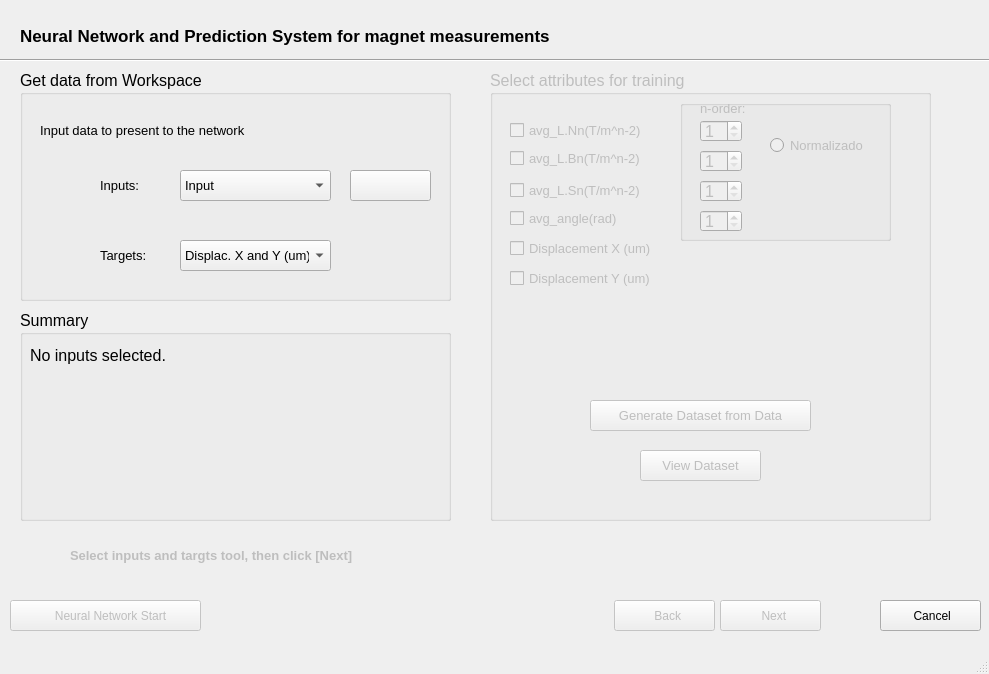
<?xml version="1.0" encoding="UTF-8"?>
<ui version="4.0">
 <class>MainWindow</class>
 <widget class="QMainWindow" name="MainWindow">
  <property name="geometry">
   <rect>
    <x>0</x>
    <y>0</y>
    <width>989</width>
    <height>674</height>
   </rect>
  </property>
  <property name="windowTitle">
   <string>Predict Analysis</string>
  </property>
  <property name="windowIcon">
   <iconset>
    <normaloff>imagens/brain2.png</normaloff>imagens/brain2.png</iconset>
  </property>
  <property name="windowOpacity">
   <double>1.000000000000000</double>
  </property>
  <property name="iconSize">
   <size>
    <width>26</width>
    <height>26</height>
   </size>
  </property>
  <widget class="QWidget" name="centralwidget">
   <widget class="QGroupBox" name="groupBox">
    <property name="geometry">
     <rect>
      <x>20</x>
      <y>70</y>
      <width>431</width>
      <height>231</height>
     </rect>
    </property>
    <property name="font">
     <font>
      <pointsize>12</pointsize>
     </font>
    </property>
    <property name="title">
     <string>Get data from Workspace </string>
    </property>
    <widget class="QLabel" name="label_2">
     <property name="geometry">
      <rect>
       <x>20</x>
       <y>50</y>
       <width>271</width>
       <height>21</height>
      </rect>
     </property>
     <property name="font">
      <font>
       <pointsize>10</pointsize>
      </font>
     </property>
     <property name="text">
      <string>Input data to present to the network</string>
     </property>
    </widget>
    <widget class="QComboBox" name="cb_input">
     <property name="geometry">
      <rect>
       <x>160</x>
       <y>100</y>
       <width>151</width>
       <height>31</height>
      </rect>
     </property>
     <property name="font">
      <font>
       <pointsize>10</pointsize>
      </font>
     </property>
     <item>
      <property name="text">
       <string>Input</string>
      </property>
     </item>
    </widget>
    <widget class="QPushButton" name="pb_in_open">
     <property name="geometry">
      <rect>
       <x>330</x>
       <y>100</y>
       <width>81</width>
       <height>31</height>
      </rect>
     </property>
     <property name="font">
      <font>
       <pointsize>10</pointsize>
      </font>
     </property>
     <property name="toolTip">
      <string>&lt;html&gt;&lt;head/&gt;&lt;body&gt;&lt;p&gt;Load the input data to generate the Machine Learning training dataset&lt;/p&gt;&lt;/body&gt;&lt;/html&gt;</string>
     </property>
     <property name="text">
      <string/>
     </property>
     <property name="icon">
      <iconset>
       <normaloff>imagens/1351621523_Download.png</normaloff>imagens/1351621523_Download.png</iconset>
     </property>
     <property name="iconSize">
      <size>
       <width>30</width>
       <height>30</height>
      </size>
     </property>
    </widget>
    <widget class="QLabel" name="label_3">
     <property name="geometry">
      <rect>
       <x>20</x>
       <y>90</y>
       <width>41</width>
       <height>41</height>
      </rect>
     </property>
     <property name="text">
      <string/>
     </property>
     <property name="pixmap">
      <pixmap>imagens/multiple_inputs_filled1600.png</pixmap>
     </property>
     <property name="scaledContents">
      <bool>true</bool>
     </property>
    </widget>
    <widget class="QLabel" name="label_4">
     <property name="geometry">
      <rect>
       <x>80</x>
       <y>100</y>
       <width>71</width>
       <height>31</height>
      </rect>
     </property>
     <property name="font">
      <font>
       <pointsize>10</pointsize>
      </font>
     </property>
     <property name="text">
      <string>Inputs:</string>
     </property>
    </widget>
    <widget class="QLabel" name="label_5">
     <property name="geometry">
      <rect>
       <x>20</x>
       <y>160</y>
       <width>41</width>
       <height>41</height>
      </rect>
     </property>
     <property name="text">
      <string/>
     </property>
     <property name="pixmap">
      <pixmap>imagens/target-icon-2.png</pixmap>
     </property>
     <property name="scaledContents">
      <bool>true</bool>
     </property>
    </widget>
    <widget class="QLabel" name="label_6">
     <property name="geometry">
      <rect>
       <x>80</x>
       <y>170</y>
       <width>61</width>
       <height>31</height>
      </rect>
     </property>
     <property name="font">
      <font>
       <pointsize>10</pointsize>
      </font>
     </property>
     <property name="text">
      <string>Targets:</string>
     </property>
    </widget>
    <widget class="QComboBox" name="cb_output">
     <property name="geometry">
      <rect>
       <x>160</x>
       <y>170</y>
       <width>151</width>
       <height>31</height>
      </rect>
     </property>
     <property name="font">
      <font>
       <pointsize>10</pointsize>
      </font>
     </property>
     <property name="currentIndex">
      <number>2</number>
     </property>
     <item>
      <property name="text">
       <string>Displacement X (um)</string>
      </property>
     </item>
     <item>
      <property name="text">
       <string>Displacement Y (um)</string>
      </property>
     </item>
     <item>
      <property name="text">
       <string>Displac. X and Y (um)</string>
      </property>
     </item>
     <item>
      <property name="text">
       <string>Angle (rad)</string>
      </property>
     </item>
    </widget>
    <zorder>label_2</zorder>
    <zorder>cb_input</zorder>
    <zorder>pb_in_open</zorder>
    <zorder>label_3</zorder>
    <zorder>label_4</zorder>
    <zorder>label_5</zorder>
    <zorder>label_6</zorder>
    <zorder>cb_output</zorder>
    <zorder>groupBox_3</zorder>
   </widget>
   <widget class="QLabel" name="label">
    <property name="geometry">
     <rect>
      <x>20</x>
      <y>20</y>
      <width>591</width>
      <height>31</height>
     </rect>
    </property>
    <property name="font">
     <font>
      <pointsize>13</pointsize>
      <weight>75</weight>
      <bold>true</bold>
     </font>
    </property>
    <property name="text">
     <string>Neural Network and Prediction System for magnet measurements</string>
    </property>
   </widget>
   <widget class="QGroupBox" name="groupBox_2">
    <property name="geometry">
     <rect>
      <x>20</x>
      <y>310</y>
      <width>431</width>
      <height>211</height>
     </rect>
    </property>
    <property name="font">
     <font>
      <pointsize>12</pointsize>
     </font>
    </property>
    <property name="title">
     <string>Summary</string>
    </property>
    <widget class="QLabel" name="input_summary">
     <property name="geometry">
      <rect>
       <x>10</x>
       <y>30</y>
       <width>361</width>
       <height>31</height>
      </rect>
     </property>
     <property name="font">
      <font>
       <pointsize>12</pointsize>
      </font>
     </property>
     <property name="text">
      <string>No inputs selected.</string>
     </property>
    </widget>
   </widget>
   <widget class="QPushButton" name="pb_back">
    <property name="enabled">
     <bool>false</bool>
    </property>
    <property name="geometry">
     <rect>
      <x>614</x>
      <y>600</y>
      <width>101</width>
      <height>31</height>
     </rect>
    </property>
    <property name="text">
     <string>  Back</string>
    </property>
    <property name="icon">
     <iconset>
      <normaloff>imagens/1351621543_Previous.png</normaloff>imagens/1351621543_Previous.png</iconset>
    </property>
    <property name="iconSize">
     <size>
      <width>20</width>
      <height>20</height>
     </size>
    </property>
   </widget>
   <widget class="QPushButton" name="pb_next">
    <property name="enabled">
     <bool>false</bool>
    </property>
    <property name="geometry">
     <rect>
      <x>720</x>
      <y>600</y>
      <width>101</width>
      <height>31</height>
     </rect>
    </property>
    <property name="text">
     <string>  Next</string>
    </property>
    <property name="icon">
     <iconset>
      <normaloff>imagens/1351621545_Next.png</normaloff>imagens/1351621545_Next.png</iconset>
    </property>
    <property name="iconSize">
     <size>
      <width>20</width>
      <height>20</height>
     </size>
    </property>
   </widget>
   <widget class="QPushButton" name="pb_cancel">
    <property name="geometry">
     <rect>
      <x>880</x>
      <y>600</y>
      <width>101</width>
      <height>31</height>
     </rect>
    </property>
    <property name="text">
     <string> Cancel</string>
    </property>
    <property name="icon">
     <iconset>
      <normaloff>imagens/1351621507_Delete.png</normaloff>imagens/1351621507_Delete.png</iconset>
    </property>
    <property name="iconSize">
     <size>
      <width>20</width>
      <height>20</height>
     </size>
    </property>
   </widget>
   <widget class="QPushButton" name="pb_NN_start">
    <property name="enabled">
     <bool>false</bool>
    </property>
    <property name="geometry">
     <rect>
      <x>10</x>
      <y>600</y>
      <width>191</width>
      <height>31</height>
     </rect>
    </property>
    <property name="text">
     <string>   Neural Network Start</string>
    </property>
    <property name="icon">
     <iconset>
      <normaloff>imagens/brain2.png</normaloff>imagens/brain2.png</iconset>
    </property>
    <property name="iconSize">
     <size>
      <width>22</width>
      <height>22</height>
     </size>
    </property>
   </widget>
   <widget class="Line" name="line">
    <property name="geometry">
     <rect>
      <x>0</x>
      <y>50</y>
      <width>991</width>
      <height>20</height>
     </rect>
    </property>
    <property name="orientation">
     <enum>Qt::Horizontal</enum>
    </property>
   </widget>
   <widget class="QLabel" name="label_8">
    <property name="geometry">
     <rect>
      <x>920</x>
      <y>0</y>
      <width>51</width>
      <height>51</height>
     </rect>
    </property>
    <property name="text">
     <string/>
    </property>
    <property name="pixmap">
     <pixmap>imagens/LNLS_sal.jpg</pixmap>
    </property>
    <property name="scaledContents">
     <bool>true</bool>
    </property>
   </widget>
   <widget class="QLabel" name="label_9">
    <property name="geometry">
     <rect>
      <x>30</x>
      <y>540</y>
      <width>31</width>
      <height>31</height>
     </rect>
    </property>
    <property name="text">
     <string/>
    </property>
    <property name="pixmap">
     <pixmap>imagens/exclamation2.png</pixmap>
    </property>
    <property name="scaledContents">
     <bool>true</bool>
    </property>
   </widget>
   <widget class="QLabel" name="label_10">
    <property name="enabled">
     <bool>false</bool>
    </property>
    <property name="geometry">
     <rect>
      <x>70</x>
      <y>530</y>
      <width>321</width>
      <height>51</height>
     </rect>
    </property>
    <property name="font">
     <font>
      <pointsize>10</pointsize>
      <weight>75</weight>
      <bold>true</bold>
     </font>
    </property>
    <property name="text">
     <string>Select inputs and targts tool, then click [Next]</string>
    </property>
   </widget>
   <widget class="QLabel" name="label_11">
    <property name="enabled">
     <bool>true</bool>
    </property>
    <property name="geometry">
     <rect>
      <x>30</x>
      <y>540</y>
      <width>31</width>
      <height>31</height>
     </rect>
    </property>
    <property name="text">
     <string/>
    </property>
    <property name="pixmap">
     <pixmap>imagens/check.png</pixmap>
    </property>
    <property name="scaledContents">
     <bool>true</bool>
    </property>
   </widget>
   <widget class="QGroupBox" name="groupBox_3">
    <property name="enabled">
     <bool>false</bool>
    </property>
    <property name="geometry">
     <rect>
      <x>490</x>
      <y>70</y>
      <width>441</width>
      <height>451</height>
     </rect>
    </property>
    <property name="font">
     <font>
      <pointsize>12</pointsize>
     </font>
    </property>
    <property name="toolTip">
     <string>&lt;html&gt;&lt;head/&gt;&lt;body&gt;&lt;p&gt;The input attributes are limited to a maximum of 6 to avoid noise in the approximations.&lt;/p&gt;&lt;/body&gt;&lt;/html&gt;</string>
    </property>
    <property name="title">
     <string>Select attributes for training</string>
    </property>
    <widget class="QCheckBox" name="ch_Bn">
     <property name="geometry">
      <rect>
       <x>20</x>
       <y>80</y>
       <width>141</width>
       <height>16</height>
      </rect>
     </property>
     <property name="font">
      <font>
       <pointsize>10</pointsize>
      </font>
     </property>
     <property name="text">
      <string>avg_L.Bn(T/m^n-2)</string>
     </property>
    </widget>
    <widget class="QCheckBox" name="ch_angle">
     <property name="geometry">
      <rect>
       <x>20</x>
       <y>140</y>
       <width>151</width>
       <height>16</height>
      </rect>
     </property>
     <property name="font">
      <font>
       <pointsize>10</pointsize>
      </font>
     </property>
     <property name="text">
      <string>avg_angle(rad)  </string>
     </property>
    </widget>
    <widget class="QCheckBox" name="ch_Sn">
     <property name="geometry">
      <rect>
       <x>20</x>
       <y>110</y>
       <width>141</width>
       <height>21</height>
      </rect>
     </property>
     <property name="font">
      <font>
       <pointsize>10</pointsize>
      </font>
     </property>
     <property name="text">
      <string>avg_L.Sn(T/m^n-2)</string>
     </property>
    </widget>
    <widget class="QCheckBox" name="ch_Nn">
     <property name="geometry">
      <rect>
       <x>20</x>
       <y>50</y>
       <width>141</width>
       <height>21</height>
      </rect>
     </property>
     <property name="font">
      <font>
       <pointsize>10</pointsize>
      </font>
     </property>
     <property name="text">
      <string>avg_L.Nn(T/m^n-2)</string>
     </property>
    </widget>
    <widget class="QCheckBox" name="ch_disX">
     <property name="geometry">
      <rect>
       <x>20</x>
       <y>170</y>
       <width>151</width>
       <height>16</height>
      </rect>
     </property>
     <property name="font">
      <font>
       <pointsize>10</pointsize>
      </font>
     </property>
     <property name="text">
      <string>Displacement X (um)</string>
     </property>
    </widget>
    <widget class="QCheckBox" name="ch_disY">
     <property name="geometry">
      <rect>
       <x>20</x>
       <y>200</y>
       <width>151</width>
       <height>16</height>
      </rect>
     </property>
     <property name="font">
      <font>
       <pointsize>10</pointsize>
      </font>
     </property>
     <property name="text">
      <string>Displacement Y (um)</string>
     </property>
    </widget>
    <widget class="QPushButton" name="pb_gen_Dataset">
     <property name="enabled">
      <bool>false</bool>
     </property>
     <property name="geometry">
      <rect>
       <x>100</x>
       <y>330</y>
       <width>221</width>
       <height>31</height>
      </rect>
     </property>
     <property name="font">
      <font>
       <pointsize>10</pointsize>
      </font>
     </property>
     <property name="text">
      <string>Generate Dataset from Data</string>
     </property>
     <property name="icon">
      <iconset>
       <normaloff>imagens/engine.png</normaloff>imagens/engine.png</iconset>
     </property>
     <property name="iconSize">
      <size>
       <width>20</width>
       <height>20</height>
      </size>
     </property>
    </widget>
    <widget class="QGroupBox" name="groupBox_4">
     <property name="geometry">
      <rect>
       <x>190</x>
       <y>30</y>
       <width>211</width>
       <height>141</height>
      </rect>
     </property>
     <property name="title">
      <string/>
     </property>
     <widget class="QSpinBox" name="sb_Sn">
      <property name="geometry">
       <rect>
        <x>20</x>
        <y>80</y>
        <width>42</width>
        <height>22</height>
       </rect>
      </property>
      <property name="minimum">
       <number>1</number>
      </property>
      <property name="maximum">
       <number>15</number>
      </property>
     </widget>
     <widget class="QLabel" name="label_7">
      <property name="geometry">
       <rect>
        <x>20</x>
        <y>0</y>
        <width>51</width>
        <height>16</height>
       </rect>
      </property>
      <property name="font">
       <font>
        <pointsize>10</pointsize>
       </font>
      </property>
      <property name="text">
       <string>n-order:</string>
      </property>
     </widget>
     <widget class="QSpinBox" name="sb_Nn">
      <property name="geometry">
       <rect>
        <x>20</x>
        <y>20</y>
        <width>42</width>
        <height>22</height>
       </rect>
      </property>
      <property name="minimum">
       <number>1</number>
      </property>
      <property name="maximum">
       <number>15</number>
      </property>
     </widget>
     <widget class="QSpinBox" name="sb_Bn">
      <property name="geometry">
       <rect>
        <x>20</x>
        <y>50</y>
        <width>42</width>
        <height>22</height>
       </rect>
      </property>
      <property name="minimum">
       <number>1</number>
      </property>
      <property name="maximum">
       <number>15</number>
      </property>
     </widget>
     <widget class="QRadioButton" name="radioButton">
      <property name="geometry">
       <rect>
        <x>90</x>
        <y>30</y>
        <width>101</width>
        <height>31</height>
       </rect>
      </property>
      <property name="font">
       <font>
        <pointsize>10</pointsize>
       </font>
      </property>
      <property name="text">
       <string>Normalizado</string>
      </property>
     </widget>
     <widget class="QSpinBox" name="sb_angle">
      <property name="geometry">
       <rect>
        <x>20</x>
        <y>110</y>
        <width>42</width>
        <height>22</height>
       </rect>
      </property>
      <property name="minimum">
       <number>1</number>
      </property>
      <property name="maximum">
       <number>3</number>
      </property>
     </widget>
    </widget>
    <widget class="QPushButton" name="pushButton">
     <property name="enabled">
      <bool>false</bool>
     </property>
     <property name="geometry">
      <rect>
       <x>150</x>
       <y>380</y>
       <width>121</width>
       <height>31</height>
      </rect>
     </property>
     <property name="font">
      <font>
       <pointsize>10</pointsize>
      </font>
     </property>
     <property name="text">
      <string>View Dataset</string>
     </property>
     <property name="icon">
      <iconset>
       <normaloff>imagens/Lupa2.png</normaloff>imagens/Lupa2.png</iconset>
     </property>
     <property name="iconSize">
      <size>
       <width>20</width>
       <height>20</height>
      </size>
     </property>
    </widget>
   </widget>
  </widget>
  <widget class="QMenuBar" name="menubar">
   <property name="geometry">
    <rect>
     <x>0</x>
     <y>0</y>
     <width>989</width>
     <height>21</height>
    </rect>
   </property>
  </widget>
  <widget class="QStatusBar" name="statusbar"/>
 </widget>
 <resources/>
 <connections/>
</ui>
